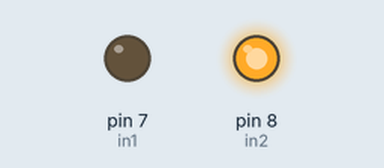
The sketch below on a simulated Arduino Uno, built with avr-gcc and run on an emulated ATmega328P. On the bench: output pins drawn as LEDs (lit = HIGH).

Above: at 0.5 s.
At 1.5 s:
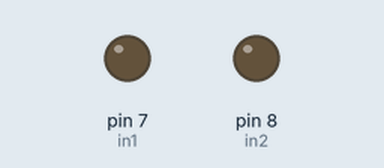
At 2.5 s:
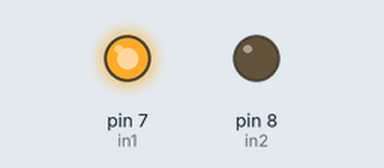
At 3.5 s:
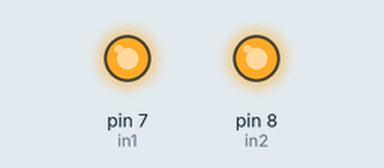
Timing chart, 0 to 5.2 s (numbered marks = the images above):
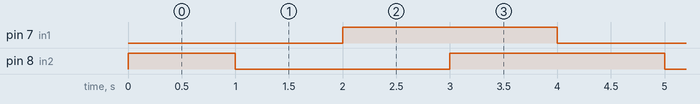

The sketch:

Relay_Experiment_1.ino
```cpp
int in1 = 7;
int in2 = 8;

void setup() {
  pinMode(in1, OUTPUT);
  pinMode(in2, OUTPUT);
  digitalWrite(in1, HIGH);
  digitalWrite(in2, HIGH);
  //this will be read as a logic low, since the module works inversely
}
void loop() {

  digitalWrite(in1, LOW);
  delay(1000);
  digitalWrite(in2, LOW);
  delay (1000);
  digitalWrite(in1, HIGH);
  delay(1000);
  digitalWrite(in2, HIGH);
  delay(1000);
}
```

Measured:
- by itself, pin 7 (in1), pin 8 (in2): alternates HIGH for 2.0 s and LOW for 2.0 s
- by itself, everything shown: repeats every 4.0 s, in 4 steps
